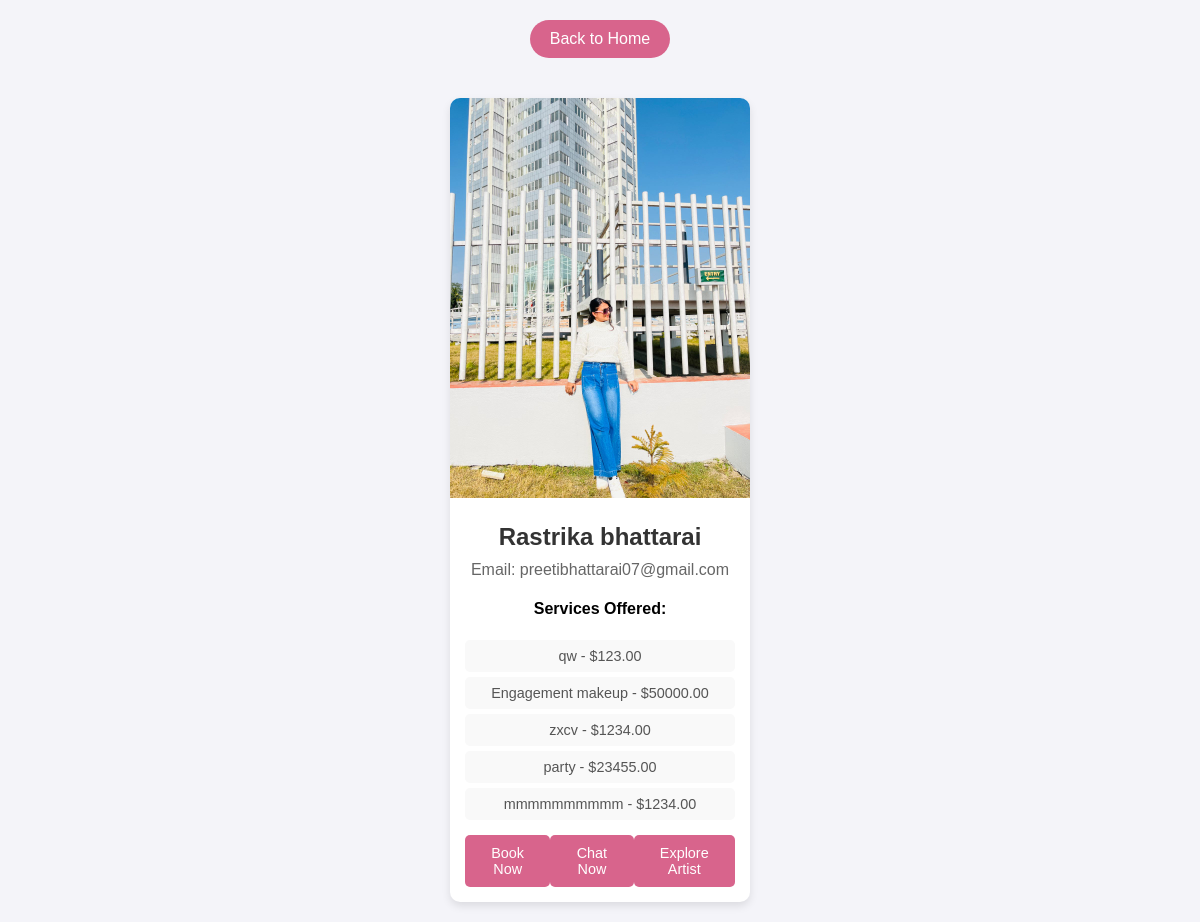
Page /artists/ on the earlier database version.
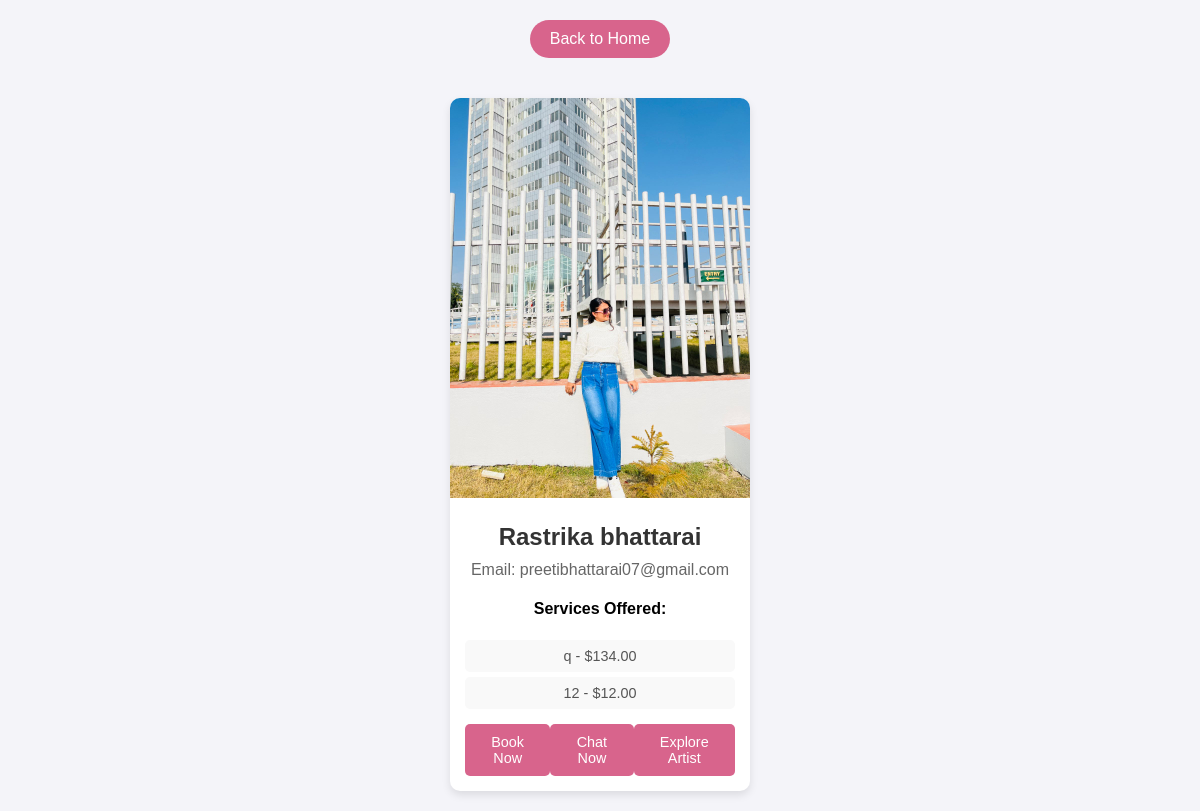
Same page on the later database version.
### accounts/models.py (models this page shows, shortened)
class User(AbstractUser):
    username = None  # ✅ Remove username field completely
    email = models.EmailField(unique=True)  # Email as the unique identifier
    phone = models.CharField(max_length=15, unique=True)
    password = models.CharField(max_length=100)
    profile_image = models.ImageField(upload_to="profile_images/", null=True, blank=True)
    is_verified = models.BooleanField(default=False)
    is_artist = models.BooleanField(default=False)
    otp = models.CharField(max_length=6, blank=True, null=True)  # ✅ Stores OTP
    city = models.CharField(max_length=100, null=True, blank=True)
    works_at = models.CharField(max_length=255, null=True, blank=True)
    experience_years = models.IntegerField(default=0, null=True, blank=True)
    training_certificate = models.FileField(upload_to="certificates/", null=True, blank=True)
    is_available = models.BooleanField(default=True)
    USERNAME_FIELD = "email"  # ✅ Login using email instead of username
    REQUIRED_FIELDS = []  # ✅ Don't require username
    objects = CustomUserManager()  # ✅ Use custom manager

class Service(models.Model):
    artist = models.ForeignKey(User, related_name='services', on_delete=models.CASCADE)
    service_name = models.CharField(max_length=255)
    price = models.DecimalField(max_digits=10, decimal_places=2)
    duration = models.CharField(max_length=50, default="30 mins")
    description = models.TextField(blank=True, null=True)
    created_at = models.DateTimeField(auto_now_add=True)

### accounts/views.py (the view)
# urls.py: path('artists/', artist_list, name='artist_list'),
def artist_list(request):
    artists = User.objects.filter(is_artist=True).prefetch_related('services')
    return render(request, 'accounts/artist_list.html', {'artists': artists})

### accounts/templates/accounts/artist_list.html (shortened to what this page needs)
{% load static %}
<!DOCTYPE html>
<html lang="en">
<head>
    <link rel="stylesheet" href="{% static 'css/artist_directory.css' %}">
</head>
<body>
    <div class="back-to-home">
        <button onclick="window.location.href='{% url 'home' %}'">Back to Home</button>
    </div>
    <div class="artist-container">
        {% for artist in artists %}
        <div class="artist-card">
            <div class="artist-image">
                {% if artist.profile_image %}
                    <img src="{{ artist.profile_image.url }}" alt="{{ artist.first_name }} {{ artist.last_name }}">
                {% else %}
                    <img src="{% static 'images/default_profile.png' %}" alt="Default Profile Image">
                {% endif %}
            </div>
            <div class="artist-info">
                <h3>{{ artist.first_name }} {{ artist.last_name }}</h3>
                <p>Email: {{ artist.email }}</p>
                {% if artist.services.exists %}
                    <h4>Services Offered:</h4>
                    <ul>
                        {% for service in artist.services.all %}
                            <li>{{ service.service_name }} - ${{ service.price }}</li>
                        {% endfor %}
                    </ul>
                {% else %}
                    <p>No services listed.</p>
                {% endif %}
                <div class="button-group">
                    <button onclick="bookArtist('{{ artist.id }}')">Book Now</button>
                    <button onclick="chatWithArtist('{{ artist.id }}')">Chat Now</button>
                    <button onclick="window.location.href='{% url 'artist_detail' artist.id %}'">Explore Artist</button>
                </div>
            </div>
        </div>
        {% empty %}
        <p>No artists registered yet.</p>
        {% endfor %}
    </div>
</body>
</html>

Differences in the rows shown:
removed Service: service_name "qw", price "123.00"
removed Service: service_name "Engagement makeup", price "50000.00"
removed Service: service_name "zxcv", price "1234.00"
removed Service: service_name "party", price "23455.00"
removed Service: service_name "mmmmmmmmmm", price "1234.00"
added Service: service_name "q", price "134.00"
added Service: service_name "12", price "12.00"
